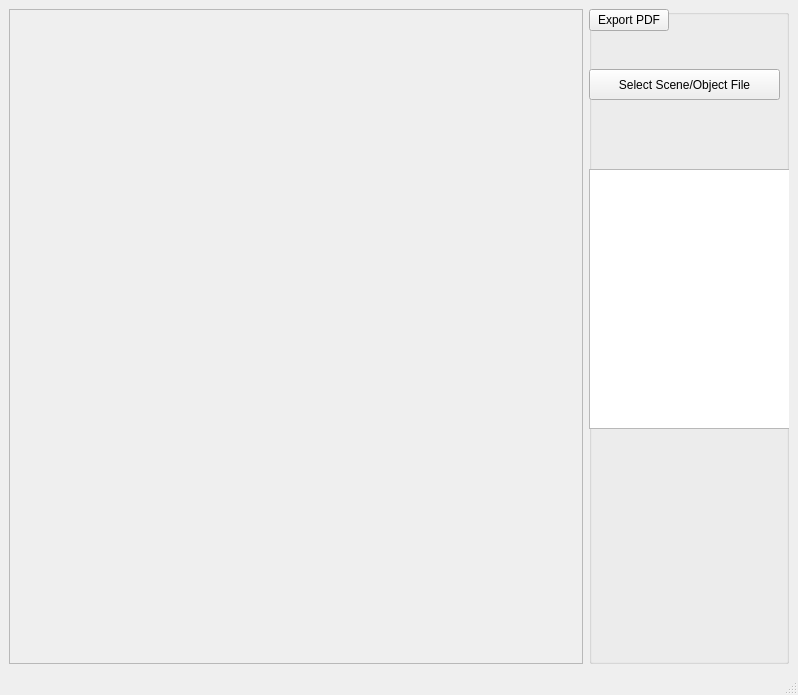
<?xml version="1.0" encoding="UTF-8"?>
<ui version="4.0">
 <class>MainWindowShowScene</class>
 <widget class="QMainWindow" name="MainWindowShowScene">
  <property name="geometry">
   <rect>
    <x>0</x>
    <y>0</y>
    <width>798</width>
    <height>695</height>
   </rect>
  </property>
  <property name="windowTitle">
   <string> VirtualRobot - ShowScene</string>
  </property>
  <widget class="QWidget" name="centralwidget">
   <layout class="QGridLayout" name="gridLayout">
    <item row="0" column="0">
     <widget class="QFrame" name="frameViewer">
      <property name="frameShape">
       <enum>QFrame::StyledPanel</enum>
      </property>
      <property name="frameShadow">
       <enum>QFrame::Raised</enum>
      </property>
     </widget>
    </item>
    <item row="0" column="1">
     <widget class="QGroupBox" name="groupBox">
      <property name="maximumSize">
       <size>
        <width>200</width>
        <height>16777215</height>
       </size>
      </property>
      <property name="title">
       <string/>
      </property>
      <widget class="QPushButton" name="pushButtonLoad">
       <property name="geometry">
        <rect>
         <x>0</x>
         <y>60</y>
         <width>191</width>
         <height>31</height>
        </rect>
       </property>
       <property name="text">
        <string>Select Scene/Object File</string>
       </property>
      </widget>
      <widget class="QPushButton" name="ExportPDF">
       <property name="toolTip">
       <rect>
        <x>10</x>
        <y>100</y>
        <width>191</width>
        <height>31</height>
       </rect>
        <string>Export to PDF format</string>
       </property>
       <property name="text">
        <string>Export PDF</string>
       </property>
      </widget>
      <widget class="QGraphicsView" name="cam2">
       <property name="geometry">
        <rect>
         <x>0</x>
         <y>160</y>
         <width>400</width>
         <height>260</height>
        </rect>
       </property>
       <property name="sizePolicy">
        <sizepolicy hsizetype="Fixed" vsizetype="Fixed">
         <horstretch>0</horstretch>
         <verstretch>0</verstretch>
        </sizepolicy>
       </property>
       <property name="minimumSize">
        <size>
         <width>11</width>
         <height>0</height>
        </size>
       </property>
       <property name="verticalScrollBarPolicy">
        <enum>Qt::ScrollBarAlwaysOff</enum>
       </property>
       <property name="horizontalScrollBarPolicy">
        <enum>Qt::ScrollBarAlwaysOff</enum>
       </property>
      </widget>
    </widget>
    </item>
   </layout>
</widget>

  <widget class="QMenuBar" name="menubar">
   <property name="geometry">
    <rect>
     <x>0</x>
     <y>0</y>
     <width>798</width>
     <height>25</height>
    </rect>
   </property>
  </widget>
  <widget class="QStatusBar" name="statusbar"/>
 </widget>
 <resources/>
 <connections/>
</ui>
